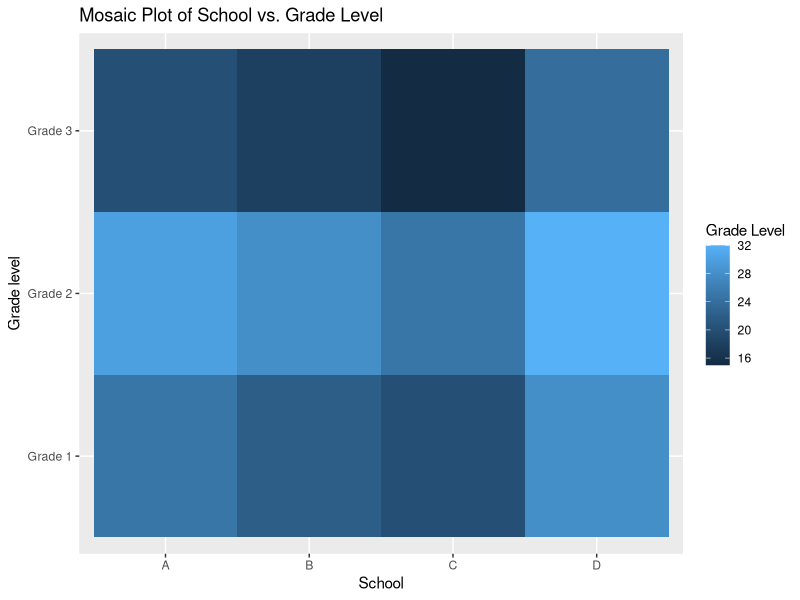
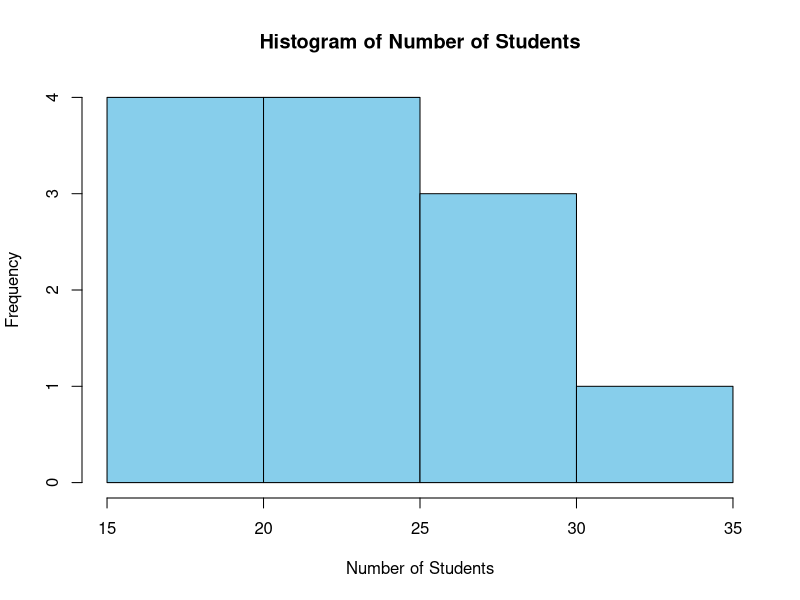
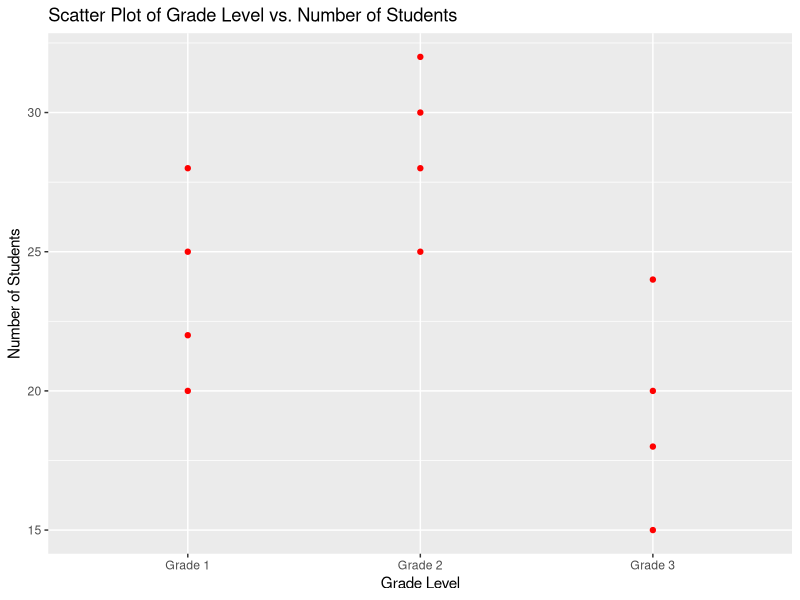

Here is the R script that generated these plots, in order:
library(ggplot2)

# School Dataset
school_data <- data.frame(
  SCHOOL = c("A", "A", "A", "B", "B", "B", "C", "C", "C", "D", "D", "D"),
  GRADE_LEVEL = c("Grade 1", "Grade 2", "Grade 3", "Grade 1", "Grade 2", "Grade 3",
                  "Grade 1", "Grade 2", "Grade 3", "Grade 1", "Grade 2", "Grade 3"),
  NUMBER_OF_STUDENTS = c(25, 30, 20, 22, 28, 18, 20, 25, 15, 28, 32, 24)
)
any(is.na(school_data))

# Convert data types
school_data$NUMBER_OF_STUDENTS <- as.numeric(school_data$NUMBER_OF_STUDENTS)

# Custom colors for grade levels
grade_colors <- c("Grade 1" = "skyblue", "Grade 2" = "orange", "Grade 3" = "green")

# Mosaic Plot
ggplot(school_data, aes(x = SCHOOL, y = GRADE_LEVEL, fill = NUMBER_OF_STUDENTS)) +
  geom_tile(stat = "identity") +
  labs(title = "Mosaic Plot of School vs. Grade Level",
       x = "School",
       y = "Grade level",
       fill = "Grade Level")

# Histogram Plot
hist(school_data$NUMBER_OF_STUDENTS,
     main = "Histogram of Number of Students",
     xlab = "Number of Students",
     ylab = "Frequency",
     col = "skyblue")

# Scatter Plot (Using ggplot2)
ggplot(school_data, aes(x = GRADE_LEVEL, y = NUMBER_OF_STUDENTS)) +
  geom_point(color = "red") +
  labs(title = "Scatter Plot of Grade Level vs. Number of Students",
       x = "Grade Level",
       y = "Number of Students")
